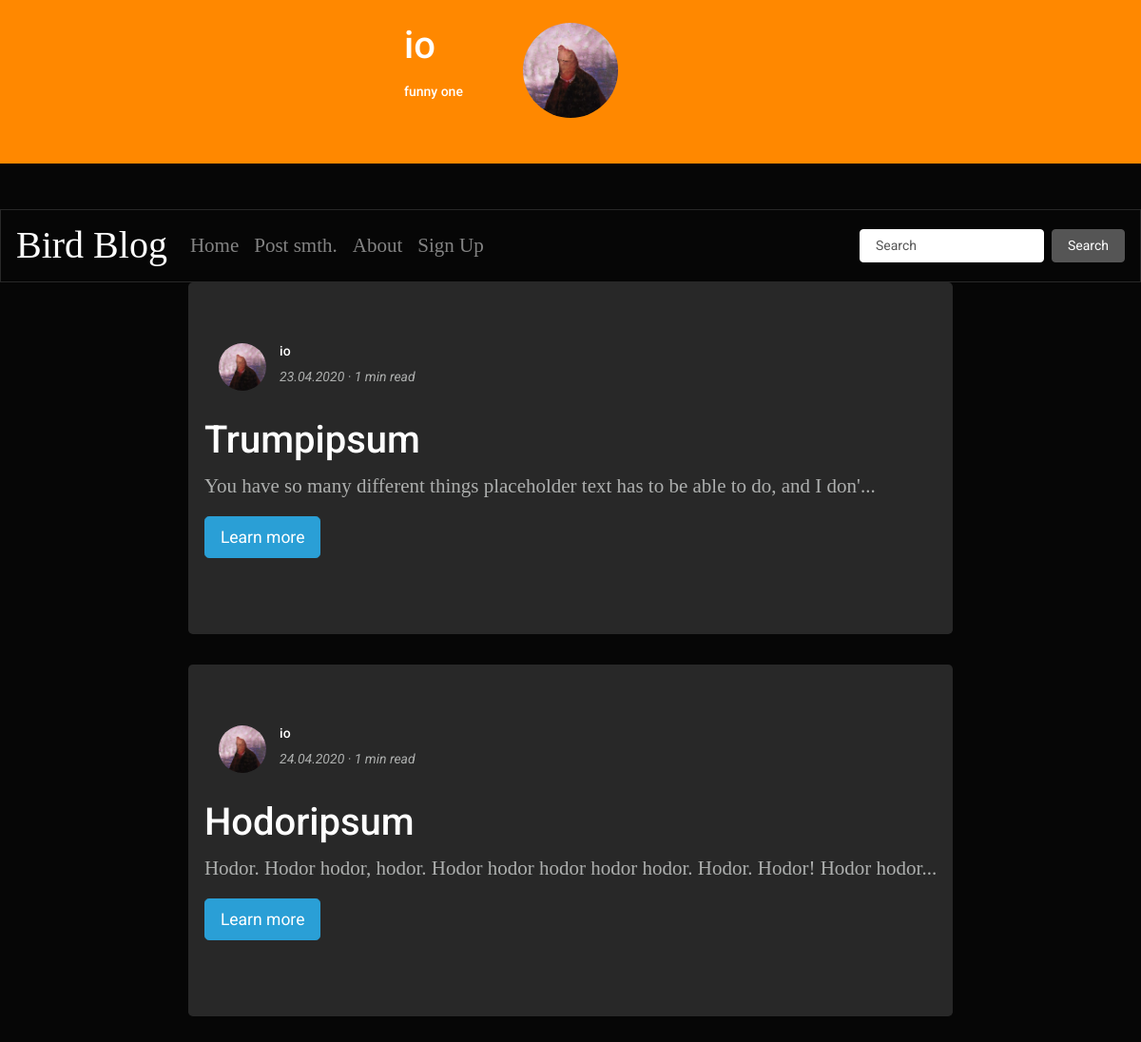
/id/io, run on an earlier commit of the app's database.
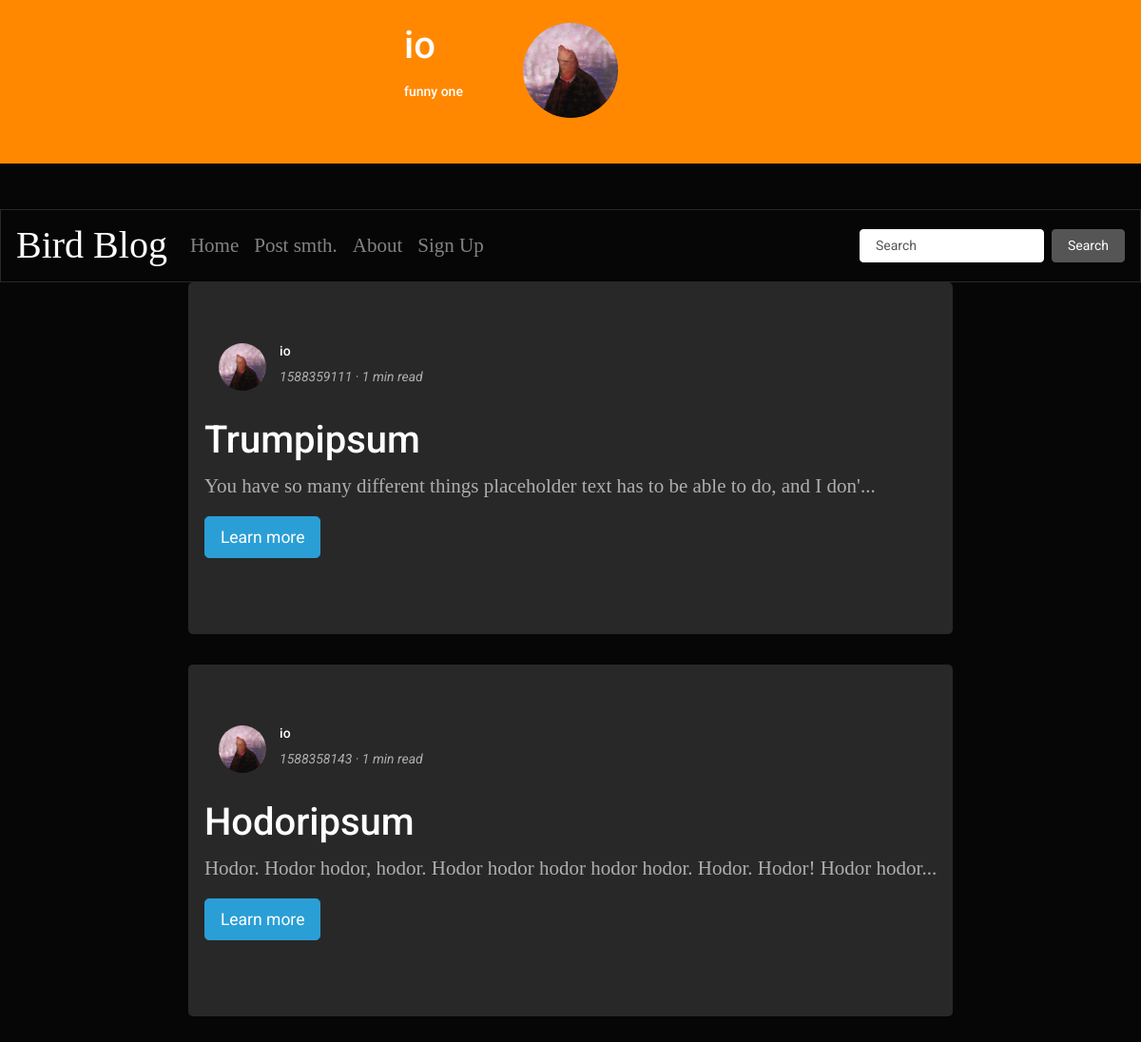
And on a later commit of the database.
### tables this page shows
CREATE TABLE "texts" (
	"ID"	INTEGER,
	"textName"	TEXT,
	"textContent"	TEXT,
	"author"	TEXT,
	"date"	TEXT,
	"rating"	INTEGER
);

### server.py (the view)
@app.route('/id/<userID>')
def user(userID):
    f = open("dev_output.txt", "a")
    connTexts = sqlite3.connect("texts.db")
    g = connTexts.cursor()
    conn = sqlite3.connect("userData.db")
    c = conn.cursor()
    temp = "images/users/{}.jpg".format(userID)
    imageLink = url_for('static', filename=temp)
    about = c.execute("SELECT about FROM `userData` WHERE nick=?;", (userID,))
    about = about.fetchall()
    about = str(about)
    about = about[about.find("'")+1:about.rfind("'")]
    """while about.find(",") != -1:
        about = about.replace(",", " OR ")"""
    """posts = posts.split(",")
    posts = [int(posts[i]) for i in range(len(posts))]
    f.write(str(posts) + " - posts" + "\n")"""
    """{% lilPost = 83 %}

                            {% lilPost = post/100 * 10 %}"""
    fullPostData = g.execute("SELECT * FROM `texts` WHERE author=?;", (userID,))
    fullPostData = fullPostData.fetchall()
    f.write(str(fullPostData[0]))
    conn.commit()
    conn.close()
    connTexts.commit()
    connTexts.close()
    f.close()
    return render_template("userPage.html", bootstrapTheme=bootstrapTheme, nick=userID, imageLink=imageLink, about=about, fullPostData=fullPostData)

### templates/userPage.html (shortened to what this page needs)
<!DOCTYPE html>
<html>
    <head>
        {% include '/styles.html' %}
    </head>
    <body>
        <div class="pt-4 bg-warning">
            <div class="row mb-5" >
                <div class="col-md"></div>
                <div class="col-md">
                    <div class = "container" >
                        <div class = "row mb-5">
                            <div class="col-md">
                            <h3>{{nick}}</h3>
                            <p><h6>{{about}}</h6></p>
                            </div>
                            <div class="col-md"><img src = {{imageLink}} alt="" class="round" width="100" height="100"></div>
                            <div class="col-md"></div>
                        </div>
                    </div>
                </div>
                <div class="col-md"></div>
                </div>
            </div>
        {% include 'header.html' %}
        <div class="row mb-5" >
            <div class="col-md"></div>
                <div class = "center-block" >
                    {% block poster %}
                    {% for post in fullPostData %}
                        <div class = "jumbotron">
                            <div class = "row">
                                <div class="col-md-1">
                                    <img src = {{imageLink}} alt="" class="round" width="50" height="50">
                                </div>
                                <div class="col-md-5">
                                    <h6>{{ post[3] }}</h6>
                                    <p><i>{{ post[4] }} · {{(post|length / 1500)|round(0, "ceil")|int}} min read</i></p>
                                </div>
                            </div>
                            <div class = "row">
                                <p><h3>{{ post[1] }}</h3></p>
                            </div>
                            <div class = "row">
                                {% if post[2]|length > 83 %}
                                    <p class = "serif">{{ post[2][:83] }}...</p>
                                {% else %}
                                    <p class = "serif">{{ post[2]}}...</p>
                                {% endif %}
                            </div>
                            <div class = "row">
                                <p class="lead">
                                    <a class="btn btn-primary btn-lg" href="/texts/{{post[0]}}" role="button">Learn more</a>
                                </p>
                            </div>
                        </div>
                    {% endfor %}
                    {% endblock %}
                </div>
            <div class="col-md"></div>
        </div>
    </body>
</html>

### templates/styles.html (shortened to what this page needs)
<link href="https://stackpath.bootstrapcdn.com/bootswatch/4.4.1/cyborg/bootstrap.min.css" rel="stylesheet">

### templates/header.html (shortened to what this page needs)
<nav class="navbar navbar-expand-lg navbar-dark bg-dark">
    <a class="navbar-brand serifh1" href="/index">Bird Blog</a>
    <div class="collapse navbar-collapse" id="navbarColor02">
      <ul class="navbar-nav mr-auto">
        {% if titleName == "index" %}
          <li class="nav-item active">
            <a class="nav-link serif" href="/index">Home <span class="sr-only">(current)</span></a>
          </li>
        {% else %}
        <li class="nav-item ">
          <a class="nav-link serif " href="/index">Home <span class="sr-only">(current)</span></a>
        </li>
        {% endif %}
        {% if titleName == "signIn" %}
        <li class="nav-item active">
          <a class="nav-link serif" href="/login">Post smth.<span class="sr-only">(current)</span></a>
        </li>
        {% else %}
        <li class="nav-item">
          <a class="nav-link serif" href="/login">Post smth.</a>
        </li>
        {% endif %}
        {% if titleName == "about" %}
        <li class="nav-item active">
          <a class="nav-link serif" href="about">About <span class="sr-only">(current)</span></a>
        </li>
        {% else %}
        <li class="nav-item">
          <a class="nav-link serif" href="about">About</a>
        </li>
        {% endif %}
        {% if titleName == "signUp" %}
        <li class="nav-item active">
          <a class="nav-link serif" href="/register">Sign Up<span class="sr-only">(current)</span></a>
        </li>
        {% else %}
        <li class="nav-item">
          <a class="nav-link serif" href="/register">Sign Up</a>
        </li>
        {% endif %}
      </ul>
      <form class="form-inline my-2 my-lg-0">
        <input class="form-control mr-sm-2" type="text" placeholder="Search">
        <button class="btn btn-secondary my-2 my-sm-0" type="submit">Search</button>
      </form>
    </div>
  </nav>

### templates/styles.html (style rules this page uses)
.serif { font-family: Georgia, 'Times New Roman', Times, serif; font-size: 21px; line-height: 32px; font-weight: 400; }
.serifh1 { font-family: Georgia, 'Times New Roman', Times, serif; font-size: 40px; line-height: 48px; font-weight: 400; }
.round { border-radius: 100px; }
html, body { max-width: 100%; overflow-x: hidden; }
a { background: linear-gradient( to bottom, var(--mainColor) 0%, var(--mainColor) 100% ); background-position: 0 100%; background-repeat: repeat-x; background-size: 4px 4px; color: #000; text-decoration: none; transition: background-size .2s; }

What changed in the data, as far as the page shows it:
changed texts "Trumpipsum": date "23.04.2020" → "1588359111"
changed texts "Hodoripsum": date "24.04.2020" → "1588358143"
